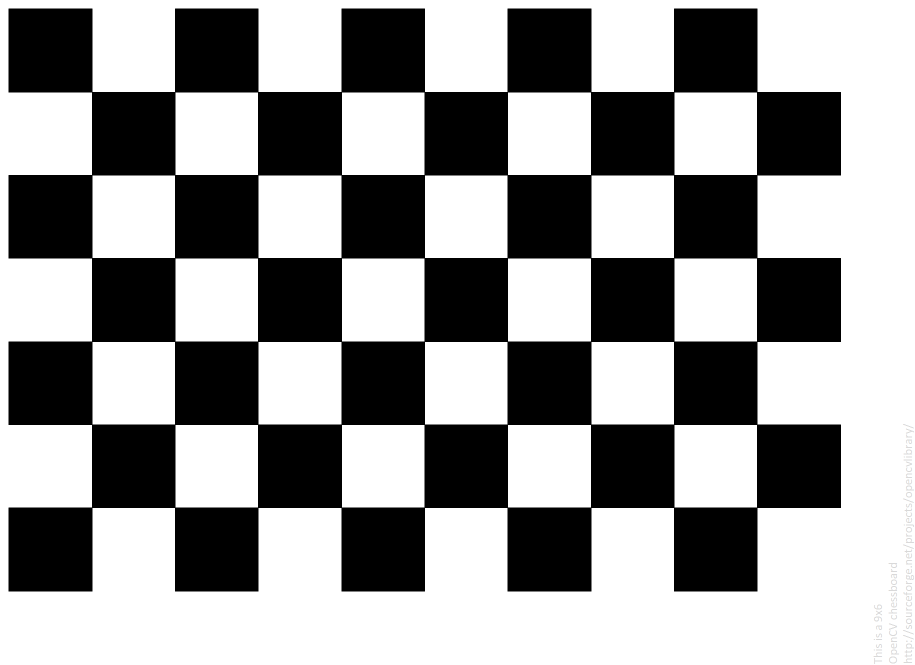
#> input picture opencvlib/calibration/pattern.png, 1830 x 1330 px (shown at 1/2 size); its folder holds only this picture in this run
$ python -i info.py   (imports and definitions only)   (older library calls are emulated)
#> lines starting #> are read from the running program, lines starting #| are printed output that depends on the picture
#> further down, picture is the input picture: shape (1330, 1830, 3); mean B, G, R 152.2, 152.2, 152.2
### opencvlib/decs.py
# pylint: disable=C0103, too-few-public-methods, locally-disabled, no-self-use, unused-argument, superfluous-parens, inconsistent-return-statements
'''my decorators'''

from functools import wraps as _wraps

import numpy as _np
import cv2 as _cv2
import PIL as _PIL
from PIL import Image as _Image
#from skimage.io import imread as _skimread

from funclib.iolib import fixp as _fixp


__all__ = ['decgetimg']


# [20 lines left out: function decgetimgmethod, not called in this run]


def decgetimg(func):
    '''
    decorator to wrap opening an
    image using opencv.imread.

    Supports a mixed tuple|list of ndarrays and strings (paths)
    or single str (path)

    img(s) elements of type ndarray are simply returned

    Intended for use with functions.
    **NOT** for use with class methods
    '''
    #this decorator makes a function accept an image path or ndarray
    # [27 lines left out: function _getimg_wrapper, not called in this run]

    return _getimg_wrapper


# [113 lines left out: functions decgetimg8bpp, decgettruegrey, not called in this run]


def decgetimgpil(func):
    '''
    decorator to wrap opening an
    image using pil.Image.open

    PIL is a lazy load so checking resolution for example
    will not load the full image into memory
    '''
    #this decorator makes a function accept an image path or ndarray
    # [14 lines left out: function _getimg_wrapper, not called in this run]
    return _getimg_wrapper


# [86 lines left out: functions decgetimgsk, _BGR2RGB, _RGB2BGR, _isbw, _to8bpp, not called in this run]
#endregion

### opencvlib/info.py
# pylint: disable=C0103, too-few-public-methods, locally-disabled, unused-import
'''info about an image'''
from enum import Enum as _Enum
from glob import glob as _glob
import os.path as _path
import imghdr as _imghdr

import numpy as _np
import cv2 as _cv2
import fuckit as _fuckit


import opencvlib.decs as _decs
from opencvlib import getimg as _getimg
from funclib.baselib import list_not as _list_not
__all__ = ['Info', 'ImageInfo']


class eImgType(_Enum):
    '''bitwise enum to hold img information'''
    TRUE_BW = 2**0
    COLOR_BW = 2**1
    COLOR_COLOR = 2**2
    COLOR_UNKNOWN = 2**3
    CHANNEL_1 = 2**4
    CHANNEL_2 = 2**5
    CHANNEL_3 = 2**6
    CHANNEL_4 = 2**7
    CHANNEL_UNKOWN = 2**8
    DEPTH8BIT = 2**9
    DEPTH16BIT = 2**10
    DEPTH32BIT = 2**11
    DEPTH_FLOAT = 2**12
    DEPTH_UNKNOWN = 2**13


class Info():
    '''general info about versions, system etc'''
    def __init(self):
        pass


    # [26 lines left out: functions is_cv2, is_cv3, opencv_check_version, not called in this run]


#stupid to make this a class, but stuck with it as loads of refs to it
class ImageInfo():
    '''general info about an image'''
    silent = False

    # [303 lines left out: functions is_higher_res, _isbw, isbw, sharpval, typeinfo, is_lower_res and 6 more, not called in this run]


def isbright(image, dim=20, thresh=0.5):
    '''(ndarray, int, float) -> bool
    Check if an image is bright
    image: ndarray
    dim: resize dimensions to reduce computation
    thresh: 0-1, threshhold to test if image is bright.

    Returns: bool,  1 is bright. 0 is not
    '''
#> called with dim = 20, thresh = 0.5

    # Resize image to 10x10
    image = _cv2.resize(image, (dim, dim))
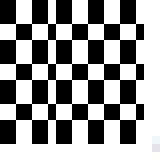
#> image: shape (20, 20, 3) (shown 8 times larger); mean of channels 0, 1, 2 147.8, 147.8, 147.8; drawn as B, G, R

    # Convert color space to LAB format and extract L channel
    L, A, B = _cv2.split(cv2.cvtColor(image, cv2.COLOR_BGR2LAB))

    # Normalize L channel by dividing all pixel values with maximum pixel value
#> (the run stopped early here; a loop or call above may not have finished)
